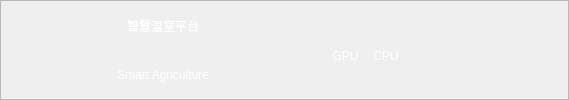
          <widget class="QFrame" name="frame_2">
           <property name="styleSheet">
            <string notr="true">#frame_2{background-color: rgb(103, 103, 103);}</string>
           </property>
           <property name="frameShape">
            <enum>QFrame::StyledPanel</enum>
           </property>
           <property name="frameShadow">
            <enum>QFrame::Raised</enum>
           </property>
           <layout class="QHBoxLayout" name="horizontalLayout_5">
            <property name="spacing">
             <number>0</number>
            </property>
            <property name="leftMargin">
             <number>0</number>
            </property>
            <property name="topMargin">
             <number>0</number>
            </property>
            <property name="rightMargin">
             <number>0</number>
            </property>
            <property name="bottomMargin">
             <number>0</number>
            </property>
            <item>
             <layout class="QHBoxLayout" name="horizontalLayout_4" stretch="1,2,4">
              <property name="spacing">
               <number>0</number>
              </property>
              <item>
               <widget class="QLabel" name="label">
                <property name="styleSheet">
                 <string notr="true">border-image: url(:/icon/img_icon/微气候.jpg);</string>
                </property>
                <property name="text">
                 <string/>
                </property>
               </widget>
              </item>
              <item>
               <layout class="QVBoxLayout" name="verticalLayout">
                <item>
                 <widget class="QLabel" name="label_2">
                  <property name="styleSheet">
                   <string notr="true">color:rgb(255, 255, 255);
font: 30 italic 24pt &quot;Bookman Old Style&quot;;
</string>
                  </property>
                  <property name="text">
                   <string>智慧温室平台</string>
                  </property>
                  <property name="alignment">
                   <set>Qt::AlignCenter</set>
                  </property>
                 </widget>
                </item>
                <item>
                 <widget class="QLabel" name="label_3">
                  <property name="styleSheet">
                   <string notr="true">color:rgb(255, 255, 255);
font: 15pt &quot;Ink Free&quot;;</string>
                  </property>
                  <property name="text">
                   <string>Smart Agriculture</string>
                  </property>
                  <property name="alignment">
                   <set>Qt::AlignCenter</set>
                  </property>
                 </widget>
                </item>
               </layout>
              </item>
              <item>
               <layout class="QVBoxLayout" name="verticalLayout_5">
                <item>
                 <layout class="QHBoxLayout" name="horizontalLayout_3">
                  <item>
                   <spacer name="horizontalSpacer">
                    <property name="orientation">
                     <enum>Qt::Horizontal</enum>
                    </property>
                    <property name="sizeHint" stdset="0">
                     <size>
                      <width>368</width>
                      <height>20</height>
                     </size>
                    </property>
                   </spacer>
                  </item>
                  <item>
                   <layout class="QHBoxLayout" name="horizontalLayout">
                    <item>
                     <widget class="QPushButton" name="pushButton_close">
                      <property name="sizePolicy">
                       <sizepolicy hsizetype="Minimum" vsizetype="Preferred">
                        <horstretch>0</horstretch>
                        <verstretch>0</verstretch>
                       </sizepolicy>
                      </property>
                      <property name="minimumSize">
                       <size>
                        <width>50</width>
                        <height>40</height>
                       </size>
                      </property>
                      <property name="styleSheet">
                       <string notr="true">QPushButton {
border-style: solid;
border-width: 0px;
border-radius: 0px;
background-color: rgba(223, 223, 223, 0);}
QPushButton::focus{outline: none;}
QPushButton::hover {
border-style: solid;
border-width: 0px;
border-radius: 0px;
background-color: rgba(223, 223, 223, 150);}
</string>
                      </property>
                      <property name="text">
                       <string/>
                      </property>
                      <property name="icon">
                       <iconset resource="img_ui.qrc">
                        <normaloff>:/icon/img_icon/最小化.png</normaloff>:/icon/img_icon/最小化.png</iconset>
                      </property>
                     </widget>
                    </item>
                    <item>
                     <widget class="QPushButton" name="pushButton_3">
                      <property name="sizePolicy">
                       <sizepolicy hsizetype="Minimum" vsizetype="Preferred">
                        <horstretch>0</horstretch>
                        <verstretch>0</verstretch>
                       </sizepolicy>
                      </property>
                      <property name="minimumSize">
                       <size>
                        <width>50</width>
                        <height>40</height>
                       </size>
                      </property>
                      <property name="styleSheet">
                       <string notr="true">QPushButton {
border-style: solid;
border-width: 0px;
border-radius: 0px;
background-color: rgba(223, 223, 223, 0);}
QPushButton::focus{outline: none;}
QPushButton::hover {
border-style: solid;
border-width: 0px;
border-radius: 0px;
background-color: rgba(223, 223, 223, 150);}</string>
                      </property>
                      <property name="text">
                       <string/>
                      </property>
                      <property name="icon">
                       <iconset resource="img_ui.qrc">
                        <normaloff>:/icon/img_icon/关闭.png</normaloff>:/icon/img_icon/关闭.png</iconset>
                      </property>
                     </widget>
                    </item>
                   </layout>
                  </item>
                 </layout>
                </item>
                <item>
                 <layout class="QHBoxLayout" name="horizontalLayout_2" stretch="1,1,1,1,0,3">
                  <item>
                   <spacer name="horizontalSpacer_2">
                    <property name="orientation">
                     <enum>Qt::Horizontal</enum>
                    </property>
                    <property name="sizeHint" stdset="0">
                     <size>
                      <width>40</width>
                      <height>20</height>
                     </size>
                    </property>
                   </spacer>
                  </item>
                  <item>
                   <layout class="QVBoxLayout" name="verticalLayout_4" stretch="6,2">
                    <item>
                     <widget class="QLabel" name="label_6">
                      <property name="styleSheet">
                       <string notr="true">border-image: url(:/icon/img_icon/GPU.png);

</string>
                      </property>
                      <property name="text">
                       <string/>
                      </property>
                     </widget>
                    </item>
                    <item>
                     <spacer name="verticalSpacer">
                      <property name="orientation">
                       <enum>Qt::Vertical</enum>
                      </property>
                      <property name="sizeHint" stdset="0">
                       <size>
                        <width>20</width>
                        <height>28</height>
                       </size>
                      </property>
                     </spacer>
                    </item>
                   </layout>
                  </item>
                  <item>
                   <layout class="QVBoxLayout" name="verticalLayout_2">
                    <item>
                     <widget class="QLabel" name="label_4">
                      <property name="styleSheet">
                       <string notr="true">color: rgb(255, 255, 255);
font: 14pt &quot;Agency FB&quot;;</string>
                      </property>
                      <property name="text">
                       <string>GPU</string>
                      </property>
                      <property name="alignment">
                       <set>Qt::AlignCenter</set>
                      </property>
                     </widget>
                    </item>
                    <item>
                     <widget class="QLabel" name="label_GPU">
                      <property name="styleSheet">
                       <string notr="true">color: rgb(255, 255, 255);
font: 14pt &quot;Agency FB&quot;;</string>
                      </property>
                      <property name="text">
                       <string/>
                      </property>
                      <property name="alignment">
                       <set>Qt::AlignCenter</set>
                      </property>
                     </widget>
                    </item>
                   </layout>
                  </item>
                  <item>
                   <layout class="QVBoxLayout" name="verticalLayout_3">
                    <item>
                     <widget class="QLabel" name="label_5">
                      <property name="styleSheet">
                       <string notr="true">color: rgb(255, 255, 255);
font: 14pt &quot;Agency FB&quot;;</string>
                      </property>
                      <property name="text">
                       <string>CPU</string>
                      </property>
                      <property name="alignment">
                       <set>Qt::AlignCenter</set>
                      </property>
                     </widget>
                    </item>
                    <item>
                     <widget class="QLabel" name="label_CPU">
                      <property name="styleSheet">
                       <string notr="true">color: rgb(255, 255, 255);
font: 14pt &quot;Agency FB&quot;;</string>
                      </property>
                      <property name="text">
                       <string/>
                      </property>
                      <property name="alignment">
                       <set>Qt::AlignCenter</set>
                      </property>
                     </widget>
                    </item>
                   </layout>
                  </item>
                  <item>
                   <spacer name="horizontalSpacer_3">
                    <property name="orientation">
                     <enum>Qt::Horizontal</enum>
                    </property>
                    <property name="sizeHint" stdset="0">
                     <size>
                      <width>40</width>
                      <height>20</height>
                     </size>
                    </property>
                   </spacer>
                  </item>
                  <item>
                   <widget class="QLabel" name="label_time">
                    <property name="styleSheet">
                     <string notr="true">color: rgb(255, 255, 255);
font: 19pt &quot;Agency FB&quot;;</string>
                    </property>
                    <property name="text">
                     <string/>
                    </property>
                    <property name="alignment">
                     <set>Qt::AlignCenter</set>
                    </property>
                   </widget>
                  </item>
                 </layout>
                </item>
               </layout>
              </item>
             </layout>
            </item>
           </layout>
          </widget>
